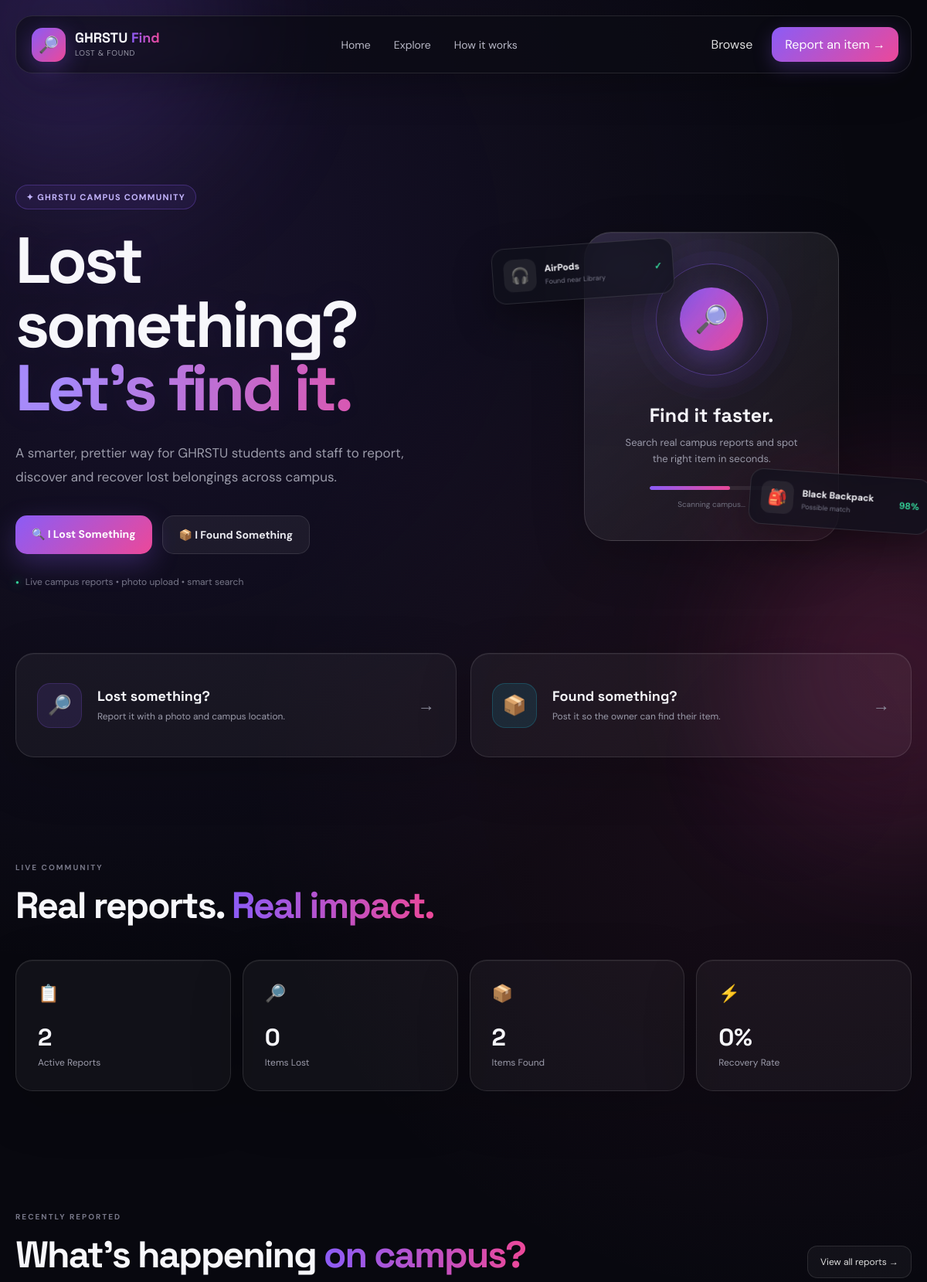
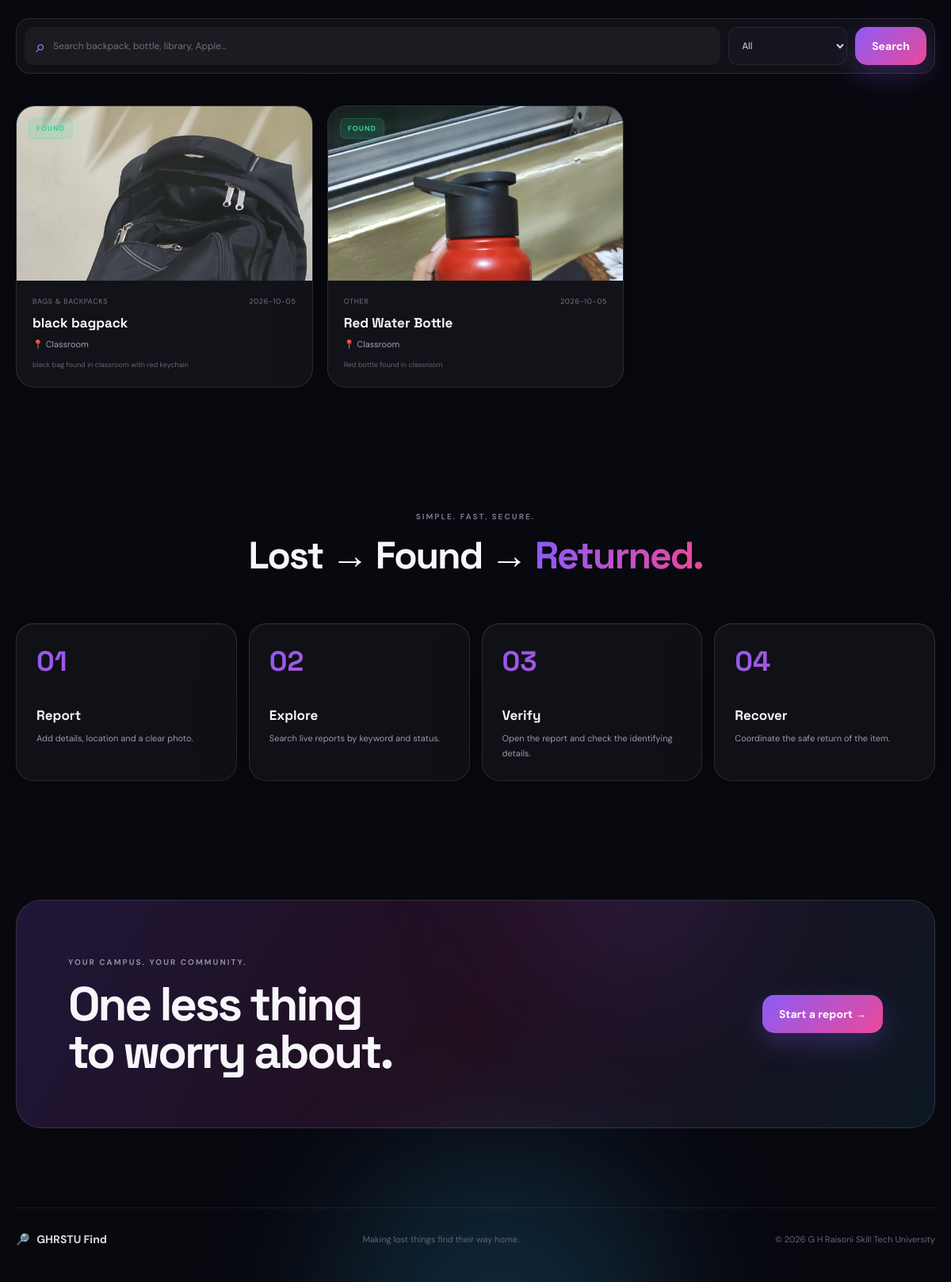
The page / on the database its author committed (2 pictures, top to bottom).
### tables this page shows
CREATE TABLE items (

            id INTEGER PRIMARY KEY AUTOINCREMENT,

            user_id INTEGER NOT NULL,

            item_type TEXT NOT NULL,

            item_name TEXT NOT NULL,

            category TEXT,

            description TEXT,

            color TEXT,

            brand TEXT,

            identifying_marks TEXT,

            location TEXT,

            date_reported TEXT,

            image_path TEXT,

            status TEXT DEFAULT 'active',

            created_at TIMESTAMP DEFAULT CURRENT_TIMESTAMP,

            FOREIGN KEY (user_id)
                REFERENCES users(id)

        );

### app.py (the view)
@app.route("/")
def home():
    search = request.args.get("q", "").strip()
    item_type = request.args.get("type", "").strip().lower()
    category = request.args.get("category", "").strip()
    items = fetch_items(search, item_type, category, limit=6)
    connection = get_db_connection()
    total = connection.execute(
        "SELECT COUNT(*) FROM items WHERE status = 'active'"
    ).fetchone()[0]
    lost = connection.execute(
        "SELECT COUNT(*) FROM items WHERE status = 'active' AND item_type = 'lost'"
    ).fetchone()[0]
    found = connection.execute(
        "SELECT COUNT(*) FROM items WHERE status = 'active' AND item_type = 'found'"
    ).fetchone()[0]
    returned = connection.execute(
        "SELECT COUNT(*) FROM items WHERE status = 'returned'"
    ).fetchone()[0]
    connection.close()
    recovery_rate = round((returned / (total + returned)) * 100) if (total + returned) else 0
    return render_template(
        "index.html",
        items=items,
        search=search,
        item_type=item_type,
        category=category,
        total=total,
        lost=lost,
        found=found,
        returned=returned,
        recovery_rate=recovery_rate,
    )

### app.py (called while the page is built, shortened)
def fetch_items(search="", item_type="", category="", limit=None):
    connection = get_db_connection()
    clauses = ["status = 'active'"]
    params = []
    if item_type in {"lost", "found"}:
        clauses.append("item_type = ?")
        params.append(item_type)
    if category:
        clauses.append("category = ?")
        params.append(category)
    sql = """
        SELECT items.*, users.name AS reporter_name
        FROM items
        LEFT JOIN users ON users.id = items.user_id
        WHERE {where}
        ORDER BY datetime(items.created_at) DESC
    """.format(where=" AND ".join(clauses))
    if limit:
        sql += " LIMIT ?"
        params.append(limit)
    items = connection.execute(sql, params).fetchall()
    connection.close()
    return items

### database.py (called while the page is built)
def get_db_connection():
    connection = sqlite3.connect(DATABASE)
    connection.row_factory = sqlite3.Row
    return connection

### templates/index.html (shortened to what this page needs)
<!DOCTYPE html>
<html lang="en">
<head>
  <link rel="stylesheet" href="{{ url_for('static', filename='css/style.css') }}">
</head>
<body>
<div class="background"><div class="orb orb-1"></div><div class="orb orb-2"></div><div class="orb orb-3"></div></div>
<header class="navbar">
  <a class="logo" href="{{ url_for('home') }}">
    <div class="logo-icon">🔎</div>
    <div class="logo-text"><h2>GHRSTU <span>Find</span></h2><p>Lost & Found</p></div>
  </a>
  <nav>
    <a href="#home">Home</a><a href="#explore">Explore</a><a href="#how">How it works</a>
  </nav>
  <div class="nav-actions">
    <a class="login-btn" href="#explore">Browse</a>
    <a class="signup-btn" href="{{ url_for('report_item') }}">Report an item →</a>
  </div>
</header>
<main id="home">
<section class="hero">
  <div class="hero-content">
    <div class="badge">✦ GHRSTU CAMPUS COMMUNITY</div>
    <h1>Lost something?<span>Let's find it.</span></h1>
    <p class="hero-text">A smarter, prettier way for GHRSTU students and staff to report, discover and recover lost belongings across campus.</p>
    <div class="hero-buttons">
      <a href="{{ url_for('report_item', type='lost') }}" class="primary-btn">🔍 I Lost Something</a>
      <a href="{{ url_for('report_item', type='found') }}" class="secondary-btn">📦 I Found Something</a>
    </div>
    <div class="trust-line"><span>●</span> Live campus reports • photo upload • smart search</div>
  </div>
  <div class="hero-visual">
    <div class="floating-card card-top"><span class="floating-icon">🎧</span><div><strong>AirPods</strong><small>Found near Library</small></div><b>✓</b></div>
    <div class="main-glass-card">
      <div class="scan-ring"><div class="scan-icon">🔎</div></div>
      <h3>Find it faster.</h3><p>Search real campus reports and spot the right item in seconds.</p>
      <div class="mini-progress"><div></div></div><small>Scanning campus...</small>
    </div>
    <div class="floating-card card-bottom"><span class="floating-icon">🎒</span><div><strong>Black Backpack</strong><small>Possible match</small></div><b>98%</b></div>
  </div>
</section>
<section class="quick-actions">
  <a href="{{ url_for('report_item', type='lost') }}" class="action-card lost-card"><div class="action-icon">🔎</div><div><h3>Lost something?</h3><p>Report it with a photo and campus location.</p></div><span class="arrow">→</span></a>
  <a href="{{ url_for('report_item', type='found') }}" class="action-card found-card"><div class="action-icon">📦</div><div><h3>Found something?</h3><p>Post it so the owner can find their item.</p></div><span class="arrow">→</span></a>
</section>
<section class="stats-section">
  <div class="section-heading"><span>LIVE COMMUNITY</span><h2>Real reports. <em>Real impact.</em></h2></div>
  <div class="stats-grid">
    <div class="stat-card"><span>📋</span><h3>{{ total }}</h3><p>Active Reports</p></div>
    <div class="stat-card"><span>🔎</span><h3>{{ lost }}</h3><p>Items Lost</p></div>
    <div class="stat-card"><span>📦</span><h3>{{ found }}</h3><p>Items Found</p></div>
    <div class="stat-card"><span>⚡</span><h3>{{ recovery_rate }}%</h3><p>Recovery Rate</p></div>
  </div>
</section>
<section class="explore-section" id="explore">
  <div class="section-heading section-heading-row">
    <div><span>RECENTLY REPORTED</span><h2>What's happening <em>on campus?</em></h2></div>
    <a class="outline-btn" href="{{ url_for('explore') }}">View all reports →</a>
  </div>
  <form class="search-bar" action="{{ url_for('explore') }}" method="GET">
    <div class="search-input"><span>⌕</span><input name="q" value="{{ search }}" placeholder="Search backpack, bottle, library, Apple..."></div>
    <select name="type"><option value="">All</option><option value="lost" {% if item_type=='lost' %}selected{% endif %}>Lost</option><option value="found" {% if item_type=='found' %}selected{% endif %}>Found</option></select>
    <button class="primary-btn" type="submit">Search</button>
  </form>
  {% if items %}
  <div class="items-grid">
    {% for item in items %}
    <a class="item-card" href="{{ url_for('item_detail', item_id=item['id']) }}">
      <div class="item-image {{ 'found-image' if item['item_type']=='found' else 'lost-image' }}">
        {% if item['image_path'] %}
          <img src="{{ url_for('uploaded_file', filename=item['image_path']) }}" alt="{{ item['item_name'] }}">
        {% else %}<span class="item-emoji">{{ '📦' if item['item_type']=='found' else '🔍' }}</span>{% endif %}
        <span class="status {{ 'lost' if item['item_type']=='lost' else '' }}">{{ item['item_type']|upper }}</span>
      </div>
      <div class="item-info"><div class="card-meta"><span>{{ item['category'] or 'Other' }}</span><span>{{ item['date_reported'] or 'Date not set' }}</span></div>
        <h3>{{ item['item_name'] }}</h3><p>📍 {{ item['location'] }}</p><small>{{ item['description']|truncate(90) }}</small>
      </div>
    </a>
    {% endfor %}
  </div>
  {% else %}
    <div class="empty-state"><div>🪄</div><h3>No matching reports yet</h3><p>Try another search or be the first person to report this kind of item.</p><a class="primary-btn" href="{{ url_for('report_item') }}">Create a report</a></div>
  {% endif %}
</section>
<section class="how-section" id="how">
  <div class="section-heading center"><span>SIMPLE. FAST. SECURE.</span><h2>Lost → Found → <em>Returned.</em></h2></div>
  <div class="steps">
    <div class="step"><div class="step-number">01</div><h3>Report</h3><p>Add details, location and a clear photo.</p></div>
    <div class="step"><div class="step-number">02</div><h3>Explore</h3><p>Search live reports by keyword and status.</p></div>
    <div class="step"><div class="step-number">03</div><h3>Verify</h3><p>Open the report and check the identifying details.</p></div>
    <div class="step"><div class="step-number">04</div><h3>Recover</h3><p>Coordinate the safe return of the item.</p></div>
  </div>
</section>
<section class="cta-section"><div><span>YOUR CAMPUS. YOUR COMMUNITY.</span><h2>One less thing<br>to worry about.</h2></div><a class="primary-btn" href="{{ url_for('report_item') }}">Start a report →</a></section>
</main>
<footer><div class="footer-logo">🔎 <strong>GHRSTU Find</strong></div><p>Making lost things find their way home.</p><span>© 2026 G H Raisoni Skill Tech University</span></footer>
</body>
</html>

### rows shown on the page
items: image_path (picture), item_type "FOUND", category "BAGS & BACKPACKS", date_reported "2026-10-05", item_name "black bagpack", location "Classroom", description "black bag found in classroom with red keychain"
items: image_path (picture), item_type "FOUND", category "OTHER", date_reported "2026-10-05", item_name "Red Water Bottle", location "Classroom", description "Red bottle found in classroom"

### other values the page prints
{{ total }} "2"
{{ lost }} "0"
{{ found }} "2"
{{ recovery_rate }} "0"
